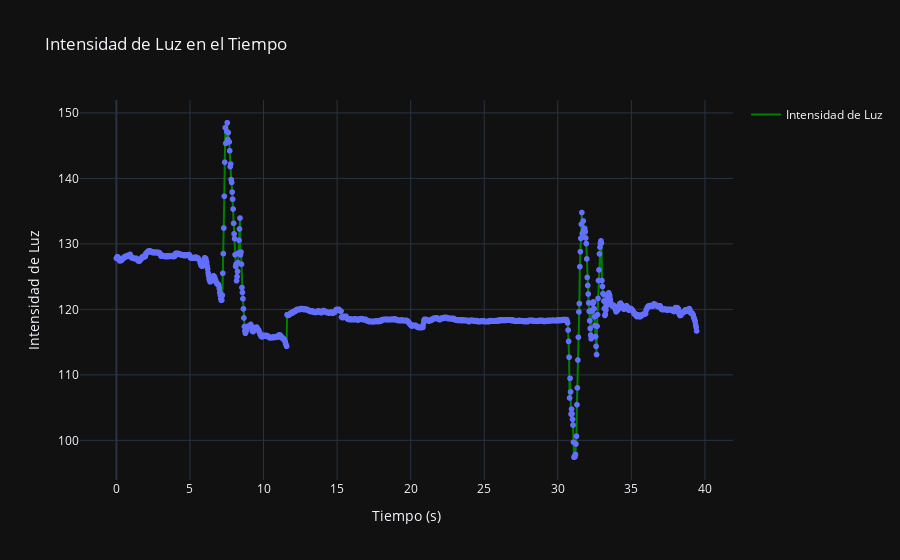

The notebook cell saved with this chart:
### Code cell
import pandas as pd
import plotly.express as px
import plotly.graph_objects as go


data = pd.read_csv('luminosity_data.csv')


print(data.head())
print(f"El archivo tiene {data.shape[0]} filas y {data.shape[1]} columnas.")

fig = px.scatter(data, x='time', y='I', title='Intensidad de Luz en el Tiempo',
                 labels={'time': 'Tiempo (s)', 'I': 'Intensidad de Luz'},
                 template='plotly_dark')
fig.add_scatter(x=data['time'], y=data['I'], mode='lines', name='Intensidad de Luz', line=dict(color='green'))

# Mostrar la gráfica
fig.show()

### Figure 1 — Plotly figure (JSON) as saved in the notebook; plotly's stock layout.template omitted (floating-point values rounded to 4 significant figures; data arrays with more than 128 entries replaced by an {"elided": "..."} marker saying what was removed)
{"data": [{"hovertemplate": "Tiempo (s)=%{x}<br>Intensidad de Luz=%{y}<extra></extra>", "legendgroup": "", "marker": {"color": "#636efa", "symbol": "circle"}, "mode": "markers", "name": "", "showlegend": false, "type": "scattergl", "x": {"elided": "1184 float values"}, "xaxis": "x", "y": {"elided": "1184 float values"}, "yaxis": "y"}, {"line": {"color": "green"}, "mode": "lines", "name": "Intensidad de Luz", "type": "scatter", "x": {"elided": "1184 float values"}, "y": {"elided": "1184 float values"}}], "layout": {"autosize": true, "legend": {"tracegroupgap": 0}, "title": {"text": "Intensidad de Luz en el Tiempo"}, "xaxis": {"anchor": "y", "autorange": true, "domain": [0, 1], "range": [-2.46, 41.89], "title": {"text": "Tiempo (s)"}, "type": "linear"}, "yaxis": {"anchor": "x", "autorange": true, "domain": [0, 1], "range": [93.2, 152.7], "title": {"text": "Intensidad de Luz"}, "type": "linear"}}}
